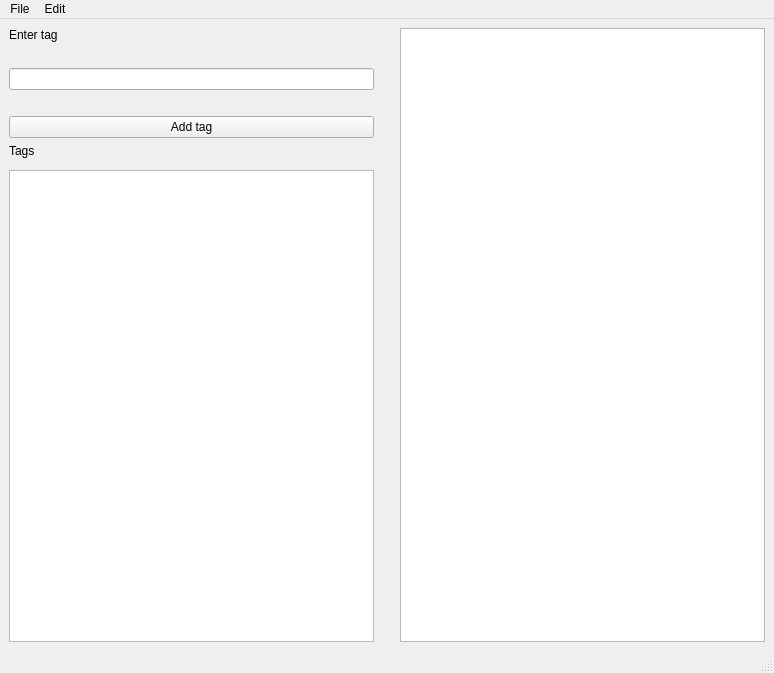
<?xml version="1.0" encoding="UTF-8"?>
<ui version="4.0">
 <class>MainWindow</class>
 <widget class="QMainWindow" name="MainWindow">
  <property name="geometry">
   <rect>
    <x>0</x>
    <y>0</y>
    <width>774</width>
    <height>673</height>
   </rect>
  </property>
  <property name="windowTitle">
   <string>Lokisa</string>
  </property>
  <widget class="QWidget" name="centralwidget">
   <layout class="QGridLayout" name="gridLayout">
    <item row="1" column="0">
     <spacer name="horizontalSpacer_2">
      <property name="orientation">
       <enum>Qt::Horizontal</enum>
      </property>
      <property name="sizeHint" stdset="0">
       <size>
        <width>40</width>
        <height>20</height>
       </size>
      </property>
     </spacer>
    </item>
    <item row="0" column="1" rowspan="8">
     <spacer name="verticalSpacer">
      <property name="orientation">
       <enum>Qt::Vertical</enum>
      </property>
      <property name="sizeHint" stdset="0">
       <size>
        <width>20</width>
        <height>40</height>
       </size>
      </property>
     </spacer>
    </item>
    <item row="7" column="0">
     <widget class="QListWidget" name="listWidget"/>
    </item>
    <item row="2" column="0">
     <widget class="QLineEdit" name="lineEdit"/>
    </item>
    <item row="0" column="0">
     <widget class="QLabel" name="label">
      <property name="text">
       <string>Enter tag</string>
      </property>
     </widget>
    </item>
    <item row="5" column="0">
     <widget class="QLabel" name="label_2">
      <property name="text">
       <string>Tags</string>
      </property>
     </widget>
    </item>
    <item row="0" column="2" rowspan="8">
     <widget class="QListWidget" name="listWidget_2">
      <property name="sizePolicy">
       <sizepolicy hsizetype="Expanding" vsizetype="Expanding">
        <horstretch>0</horstretch>
        <verstretch>0</verstretch>
       </sizepolicy>
      </property>
      <property name="maximumSize">
       <size>
        <width>601</width>
        <height>16777215</height>
       </size>
      </property>
      <property name="iconSize">
       <size>
        <width>200</width>
        <height>200</height>
       </size>
      </property>
      <property name="resizeMode">
       <enum>QListView::Adjust</enum>
      </property>
      <property name="viewMode">
       <enum>QListView::IconMode</enum>
      </property>
     </widget>
    </item>
    <item row="3" column="0">
     <spacer name="horizontalSpacer_3">
      <property name="orientation">
       <enum>Qt::Horizontal</enum>
      </property>
      <property name="sizeHint" stdset="0">
       <size>
        <width>40</width>
        <height>20</height>
       </size>
      </property>
     </spacer>
    </item>
    <item row="4" column="0">
     <widget class="QPushButton" name="pushButton">
      <property name="text">
       <string>Add tag</string>
      </property>
     </widget>
    </item>
   </layout>
  </widget>
  <widget class="QMenuBar" name="menubar">
   <property name="geometry">
    <rect>
     <x>0</x>
     <y>0</y>
     <width>774</width>
     <height>22</height>
    </rect>
   </property>
   <widget class="QMenu" name="menuFile">
    <property name="title">
     <string>File</string>
    </property>
    <widget class="QMenu" name="menuAdd_files">
     <property name="title">
      <string>Add to database</string>
     </property>
     <addaction name="separator"/>
     <addaction name="separator"/>
     <addaction name="actionAdd_folder"/>
     <addaction name="actionAdd_files_2"/>
    </widget>
    <addaction name="menuAdd_files"/>
    <addaction name="separator"/>
    <addaction name="actionSave_database_2"/>
    <addaction name="actionLoad_Database"/>
   </widget>
   <widget class="QMenu" name="menuEdit">
    <property name="title">
     <string>Edit</string>
    </property>
    <addaction name="actionRemove_duplicates"/>
   </widget>
   <addaction name="menuFile"/>
   <addaction name="menuEdit"/>
  </widget>
  <widget class="QStatusBar" name="statusbar"/>
  <action name="actionAdd_folder">
   <property name="text">
    <string>Add folder</string>
   </property>
  </action>
  <action name="actionAdd_files_2">
   <property name="text">
    <string>Add files</string>
   </property>
  </action>
  <action name="actionRemove_duplicates">
   <property name="text">
    <string>Remove duplicates</string>
   </property>
  </action>
  <action name="actionSave_database">
   <property name="text">
    <string>Save database</string>
   </property>
  </action>
  <action name="actionSave_database_2">
   <property name="text">
    <string>Save database</string>
   </property>
  </action>
  <action name="actionLoad_Database">
   <property name="text">
    <string>Load database</string>
   </property>
  </action>
 </widget>
 <resources/>
 <connections/>
</ui>
